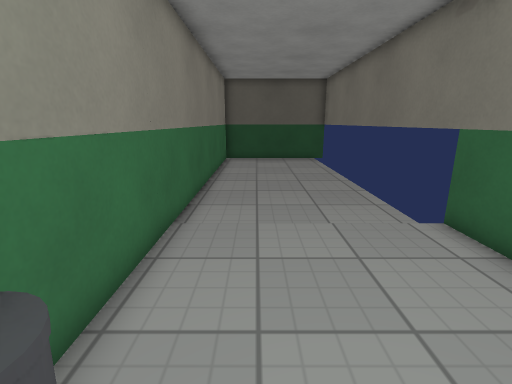
view 1 (above)

15 first-person views from a walk through a Godot game level. The camera is 1.3 m above the floor, tilts 14° down and sees 85° across. The floor is counted in squares, 0.5 m on a side. Each view is taken from the middle of a square. On the plan, view 1 faces up. The plan holds only what a view shows up to about 19 squares ahead; the rest is blank. The place goes on beyond the plan. Characters and animated objects are left out. Surface patterns are stand-ins for the level's own textures.

view 2
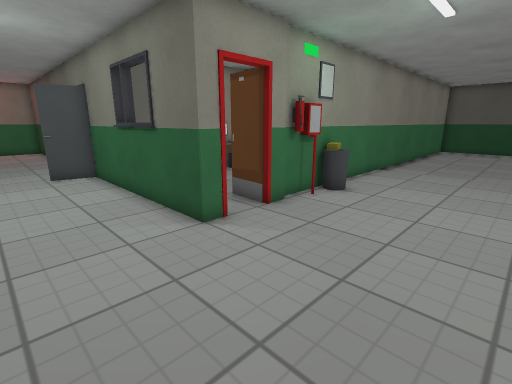

view 3
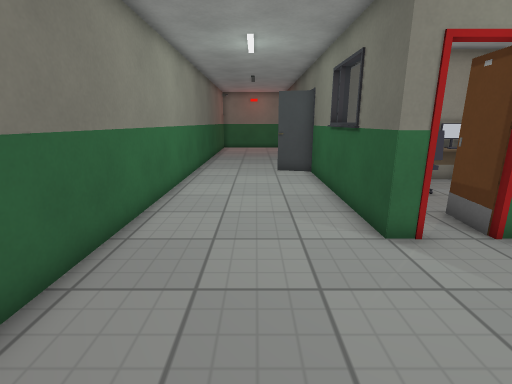

view 4
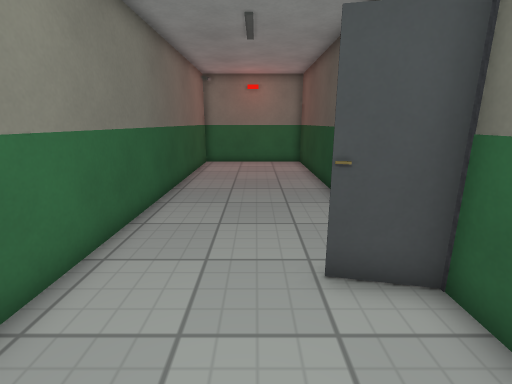

view 5
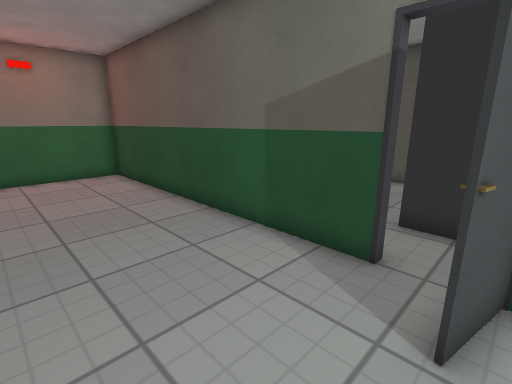

view 6
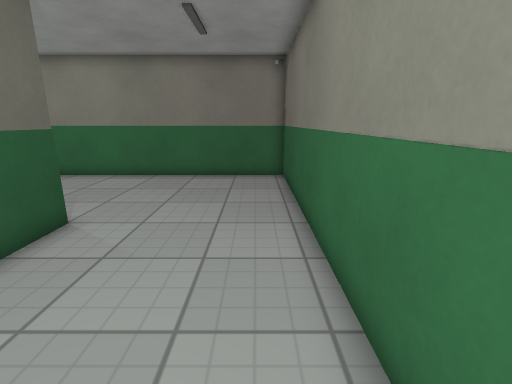

view 7
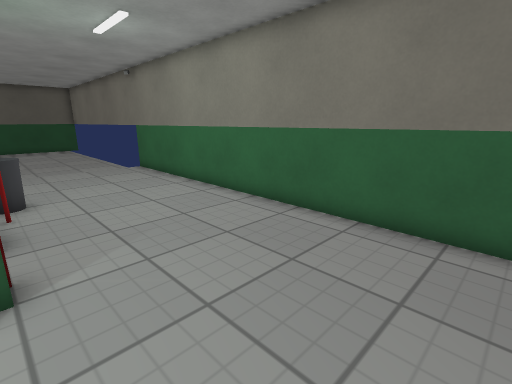

view 8
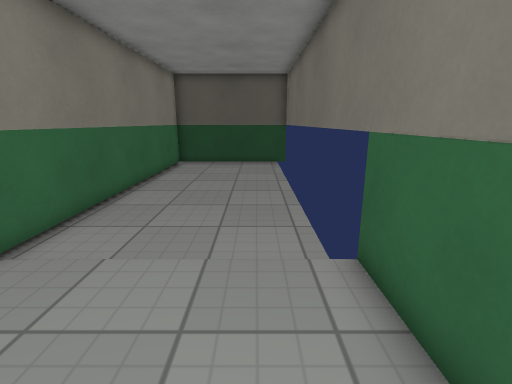

view 9
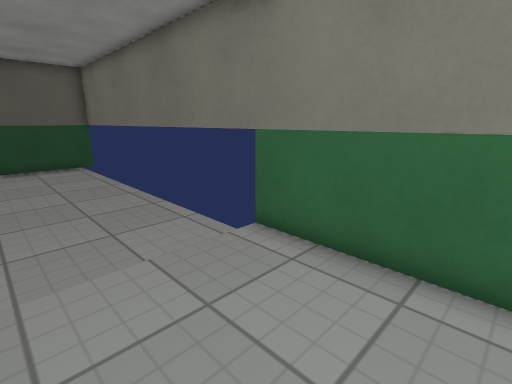

view 10
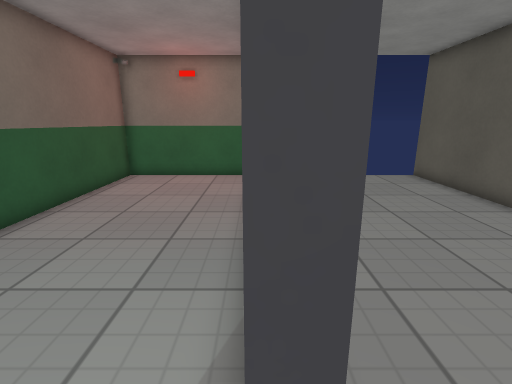

view 11
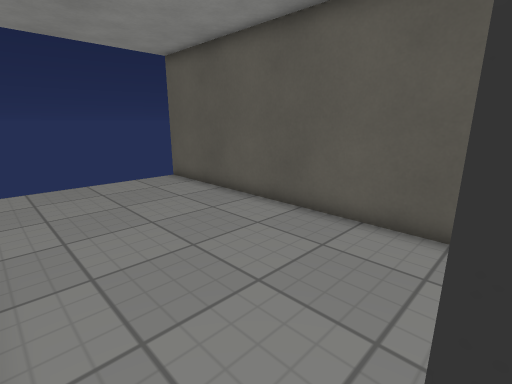

view 12
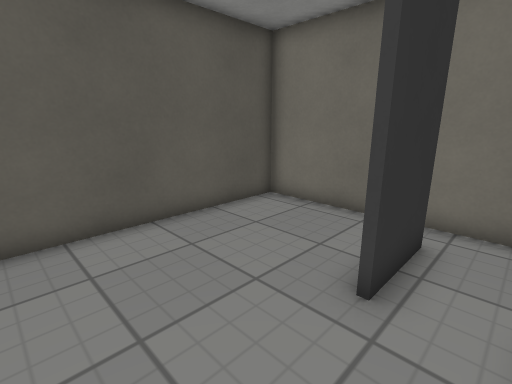

view 13
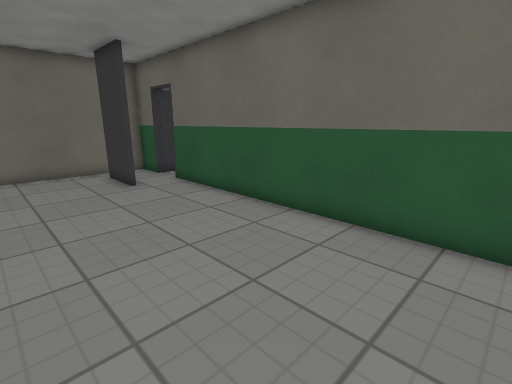

view 14
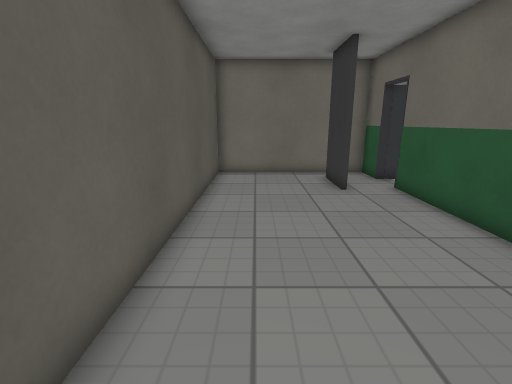

view 15
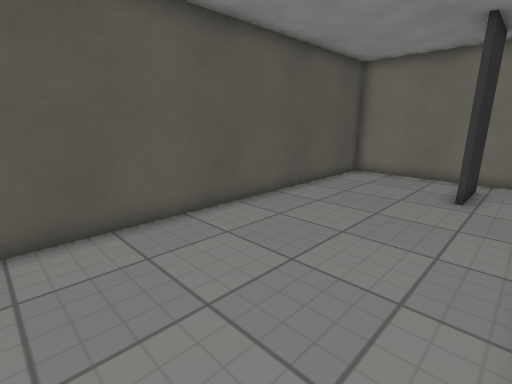

### Floor plan
Points are (right, up) in squares from view 1. A wall is a line through its corners. A room is listed if a view was taken in it or the views show most of it. See-through windows are left out.
Room 1 (views 1, 2, 3, 4, 5, 6, 7, 8, 9)
walls: (-2, 0.4) (-2, -0.5); (-2, -1.5) (-2, -2.6); (-2, -4.1) (-2, -5) (-11, -5) (-11.4, -6.9); (-12.8, -5) (-26, -5) (-26, -11.4) (5, -11.4) (5, 21) (-2.2, 21) (-2.2, -1.4)
low walls: (-1.6, 1.2) (-2, 1.1)
ways out: opening at (-12, -5) to room 2
Room 2 (view 10)
walls: (-12.8, -4.7) (-12.8, -5); (-11, -5) (-11, -4.7); (-11.2, -5.7) (-11, -4.9); (-10.5, -2.6) (-13.2, -2.6)
ways out: opening at (-12, -5) to room 1; opening at (-13, -4) to room 3; opening at (-11, -4) to room 4
Room 3 (views 11, 12, 13, 14, 15)
walls: (-13.2, -2.4) (-10.5, -2.4); (-25, -4.7) (-12.8, -4.7); (-9.2, -3.5) (-9.2, 3) (-26, 3)
ways out: opening at (-13, -4) to room 2; opening at (-10, -2.5) to room 4
Room 4 (no view inside)
walls: (-11, -4.7) (-9.2, -4.7) (-9.2, -3.5)
ways out: opening at (-11, -4) to room 2; opening at (-10, -2.5) to room 3

Where each view was taken, in squares from view 1:
view 1: 0 up, 0 right, facing up
view 2: 9 down, 4 right, facing up-left
view 3: 8 down, 4 right, facing left
view 4: 8 down, 7 left, facing left
view 5: 10 down, 11 left, facing up-left
view 6: 10 down, 9 left, facing right
view 7: 10 down, 2 left, facing up-right
view 8: 2 up, 3 right, facing up
view 9: 2 up, 0 right, facing up-right
view 10: 5 down, 12 left, facing left
view 11: 4 down, 13 left, facing up-left
view 12: 4 down, 17 left, facing up-right
view 13: 2 up, 25 left, facing down-right
view 14: 1 up, 24 left, facing right
view 15: 4 down, 24 left, facing up-right
